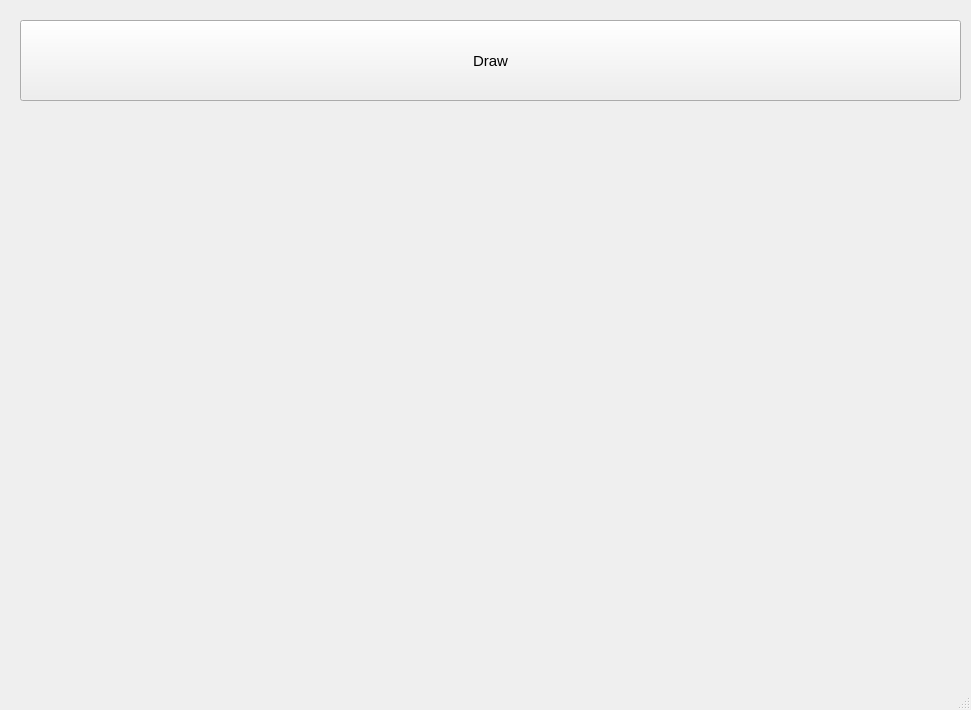
<?xml version="1.0" encoding="UTF-8"?>
<ui version="4.0">
 <class>MainWindow</class>
 <widget class="QMainWindow" name="MainWindow">
  <property name="geometry">
   <rect>
    <x>0</x>
    <y>0</y>
    <width>971</width>
    <height>710</height>
   </rect>
  </property>
  <property name="font">
   <font>
    <pointsize>11</pointsize>
   </font>
  </property>
  <property name="windowTitle">
   <string>MainWindow</string>
  </property>
  <widget class="QWidget" name="centralwidget">
   <widget class="QPushButton" name="pushButton">
    <property name="geometry">
     <rect>
      <x>20</x>
      <y>20</y>
      <width>941</width>
      <height>81</height>
     </rect>
    </property>
    <property name="text">
     <string>Draw</string>
    </property>
   </widget>
  </widget>
  <widget class="QMenuBar" name="menubar">
   <property name="geometry">
    <rect>
     <x>0</x>
     <y>0</y>
     <width>971</width>
     <height>31</height>
    </rect>
   </property>
  </widget>
  <widget class="QStatusBar" name="statusbar"/>
 </widget>
 <resources/>
 <connections/>
</ui>
